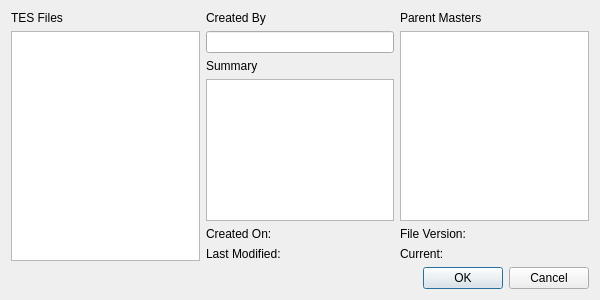
<?xml version="1.0" encoding="UTF-8"?>
<ui version="4.0">
 <class>datadialog</class>
 <widget class="QDialog" name="datadialog">
  <property name="windowModality">
   <enum>Qt::ApplicationModal</enum>
  </property>
  <property name="geometry">
   <rect>
    <x>0</x>
    <y>0</y>
    <width>600</width>
    <height>300</height>
   </rect>
  </property>
  <property name="windowTitle">
   <string>Data</string>
  </property>
  <property name="modal">
   <bool>true</bool>
  </property>
  <layout class="QVBoxLayout" name="verticalLayout_3">
   <item>
    <layout class="QHBoxLayout" name="horizontalLayout_4">
     <item>
      <layout class="QVBoxLayout" name="verticalLayout_2">
       <item>
        <widget class="QLabel" name="label">
         <property name="text">
          <string>TES Files</string>
         </property>
        </widget>
       </item>
       <item>
        <widget class="QTableView" name="dataTableView"/>
       </item>
      </layout>
     </item>
     <item>
      <layout class="QVBoxLayout" name="verticalLayout_4">
       <item>
        <widget class="QLabel" name="label_2">
         <property name="text">
          <string>Created By</string>
         </property>
        </widget>
       </item>
       <item>
        <widget class="QLineEdit" name="authorLineEdit"/>
       </item>
       <item>
        <widget class="QLabel" name="label_3">
         <property name="text">
          <string>Summary</string>
         </property>
        </widget>
       </item>
       <item>
        <widget class="QPlainTextEdit" name="descriptionTextEdit"/>
       </item>
       <item>
        <layout class="QVBoxLayout" name="verticalLayout_6">
         <item>
          <widget class="QLabel" name="createdLabel">
           <property name="text">
            <string>Created On:</string>
           </property>
          </widget>
         </item>
         <item>
          <widget class="QLabel" name="modifiedLabel">
           <property name="text">
            <string>Last Modified:</string>
           </property>
          </widget>
         </item>
        </layout>
       </item>
      </layout>
     </item>
     <item>
      <layout class="QVBoxLayout" name="verticalLayout_5">
       <item>
        <widget class="QLabel" name="label_4">
         <property name="text">
          <string>Parent Masters</string>
         </property>
        </widget>
       </item>
       <item>
        <widget class="QListView" name="mastersListView"/>
       </item>
       <item>
        <layout class="QVBoxLayout" name="verticalLayout_7">
         <item>
          <widget class="QLabel" name="versionLabel">
           <property name="text">
            <string>File Version:</string>
           </property>
          </widget>
         </item>
         <item>
          <widget class="QLabel" name="currentVersionLabel">
           <property name="text">
            <string>Current:</string>
           </property>
          </widget>
         </item>
        </layout>
       </item>
      </layout>
     </item>
    </layout>
   </item>
   <item>
    <widget class="QDialogButtonBox" name="buttonBox">
     <property name="orientation">
      <enum>Qt::Horizontal</enum>
     </property>
     <property name="standardButtons">
      <set>QDialogButtonBox::Cancel|QDialogButtonBox::Ok</set>
     </property>
    </widget>
   </item>
  </layout>
 </widget>
 <resources/>
 <connections>
  <connection>
   <sender>buttonBox</sender>
   <signal>accepted()</signal>
   <receiver>datadialog</receiver>
   <slot>accept()</slot>
   <hints>
    <hint type="sourcelabel">
     <x>248</x>
     <y>254</y>
    </hint>
    <hint type="destinationlabel">
     <x>157</x>
     <y>274</y>
    </hint>
   </hints>
  </connection>
  <connection>
   <sender>buttonBox</sender>
   <signal>rejected()</signal>
   <receiver>datadialog</receiver>
   <slot>reject()</slot>
   <hints>
    <hint type="sourcelabel">
     <x>316</x>
     <y>260</y>
    </hint>
    <hint type="destinationlabel">
     <x>286</x>
     <y>274</y>
    </hint>
   </hints>
  </connection>
 </connections>
</ui>
